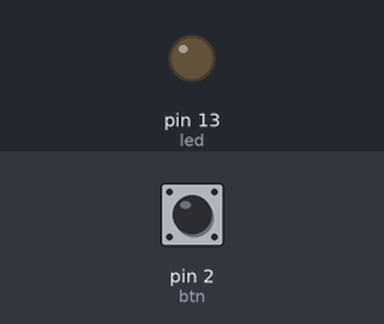
The sketch below on a simulated Arduino Uno, built with avr-gcc and run on an emulated ATmega328P. Shown: output pins drawn as LEDs (lit = HIGH). The test bench sets the inputs (shaded band); at power-on: pin 2 (btn) HIGH.

Above: at 1.2 s.
1.3 s: pin 2 (btn) pulled LOW for 0.15 s
At 1.37 s:
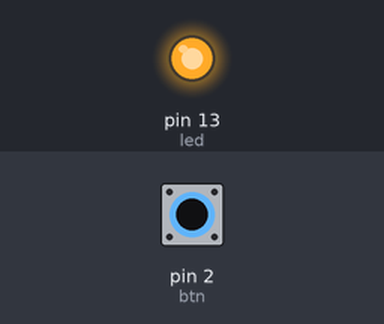
2.9 s: pin 2 (btn) pulled LOW for 3.2 s
At 7.1 s:
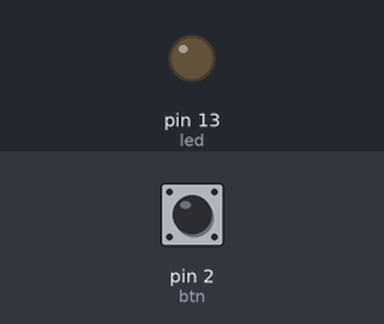
Timing chart, 0 to 8.6 s (numbered marks = the images above; inputs shaded):
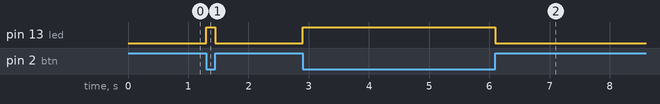

The sketch:

Bai2_Nut_Led.ino
```cpp
#define led 13
#define btn 2
void setup() {
  pinMode(btn,INPUT_PULLUP);
  pinMode(led,OUTPUT);

}

void loop() {
  if(digitalRead(btn)==0)
  {
    digitalWrite(led,1);
  }
  else
  {
    digitalWrite(led,0);
  }
}
```

Measured:
- after the input at 1.3 s, pin 13 (led): LOW → HIGH at once, → LOW 0.15 s later
- after the input at 2.9 s, pin 13 (led): LOW → HIGH at once, → LOW 3.2 s later
